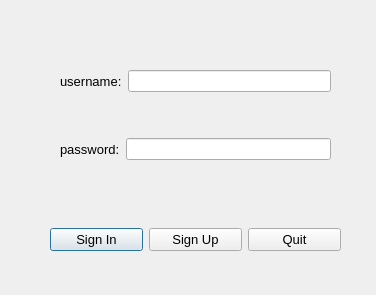
<?xml version="1.0" encoding="UTF-8"?>
<ui version="4.0">
 <class>Login</class>
 <widget class="QDialog" name="Login">
  <property name="geometry">
   <rect>
    <x>0</x>
    <y>0</y>
    <width>376</width>
    <height>295</height>
   </rect>
  </property>
  <property name="windowTitle">
   <string>Dialog</string>
  </property>
  <widget class="QWidget" name="horizontalLayoutWidget">
   <property name="geometry">
    <rect>
     <x>50</x>
     <y>200</y>
     <width>291</width>
     <height>80</height>
    </rect>
   </property>
   <layout class="QHBoxLayout" name="horizontalLayout">
    <item>
     <widget class="QPushButton" name="pushButton_signIn">
      <property name="font">
       <font>
        <family>Arial</family>
        <pointsize>10</pointsize>
       </font>
      </property>
      <property name="text">
       <string>Sign In</string>
      </property>
     </widget>
    </item>
    <item>
     <widget class="QPushButton" name="pushButton_signUp">
      <property name="font">
       <font>
        <family>Arial</family>
        <pointsize>10</pointsize>
       </font>
      </property>
      <property name="text">
       <string>Sign Up</string>
      </property>
     </widget>
    </item>
    <item>
     <widget class="QPushButton" name="pushButton">
      <property name="font">
       <font>
        <family>Arial</family>
        <pointsize>10</pointsize>
       </font>
      </property>
      <property name="text">
       <string>Quit</string>
      </property>
     </widget>
    </item>
   </layout>
  </widget>
  <widget class="QWidget" name="verticalLayoutWidget">
   <property name="geometry">
    <rect>
     <x>60</x>
     <y>30</y>
     <width>271</width>
     <height>171</height>
    </rect>
   </property>
   <layout class="QVBoxLayout" name="verticalLayout">
    <item>
     <layout class="QHBoxLayout" name="horizontalLayout_2">
      <item>
       <widget class="QLabel" name="label_username">
        <property name="font">
         <font>
          <family>Arial</family>
          <pointsize>10</pointsize>
         </font>
        </property>
        <property name="text">
         <string>username:</string>
        </property>
       </widget>
      </item>
      <item>
       <widget class="QLineEdit" name="lineEditName"/>
      </item>
     </layout>
    </item>
    <item>
     <layout class="QHBoxLayout" name="horizontalLayout_3">
      <item>
       <widget class="QLabel" name="label_password">
        <property name="font">
         <font>
          <family>Arial</family>
          <pointsize>10</pointsize>
         </font>
        </property>
        <property name="text">
         <string>password:</string>
        </property>
       </widget>
      </item>
      <item>
       <widget class="QLineEdit" name="lineEditPwd"/>
      </item>
     </layout>
    </item>
   </layout>
  </widget>
 </widget>
 <resources/>
 <connections/>
</ui>
